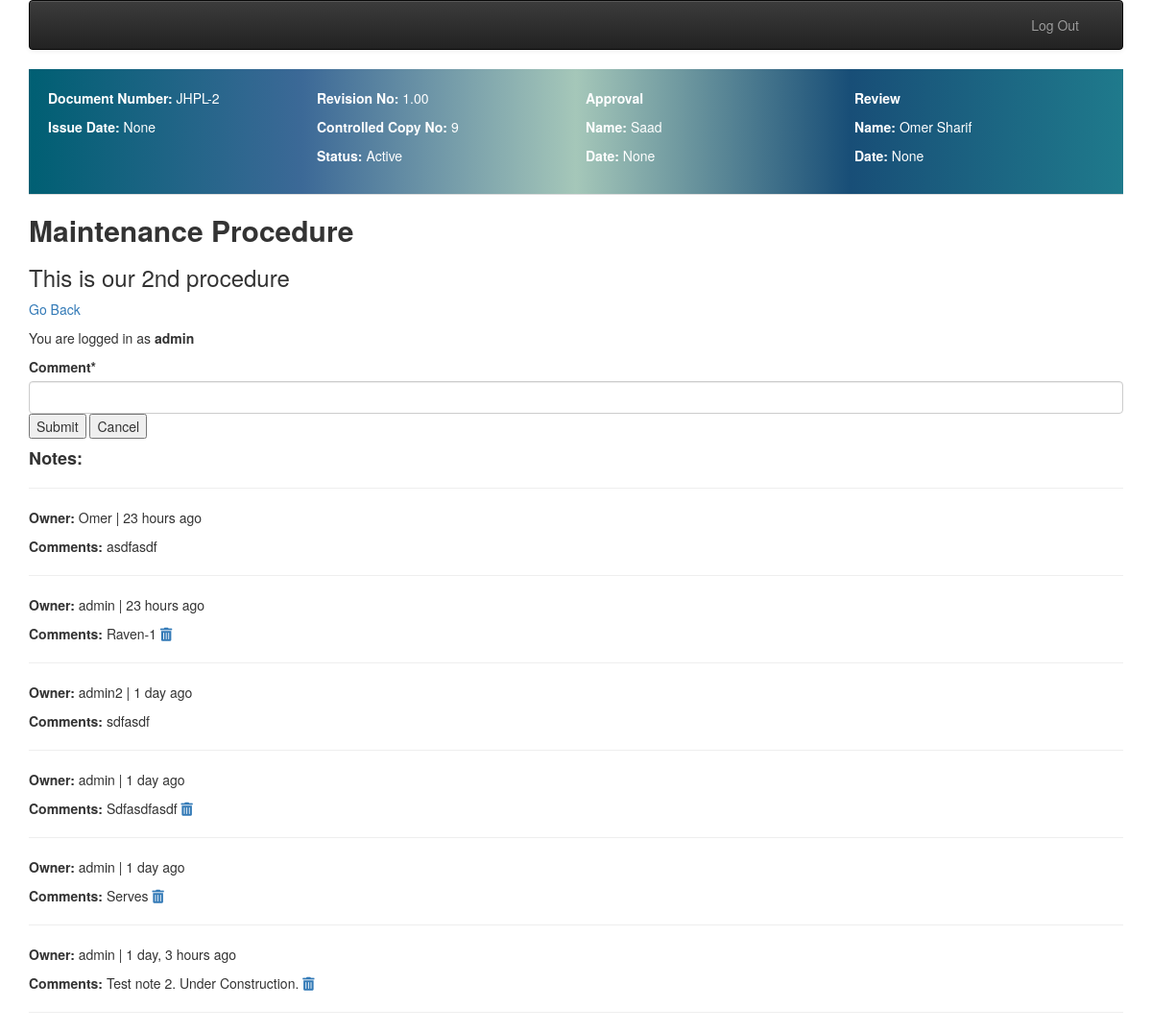
The app's page /jhpl-ims/procedures/2 (signed in), older data.
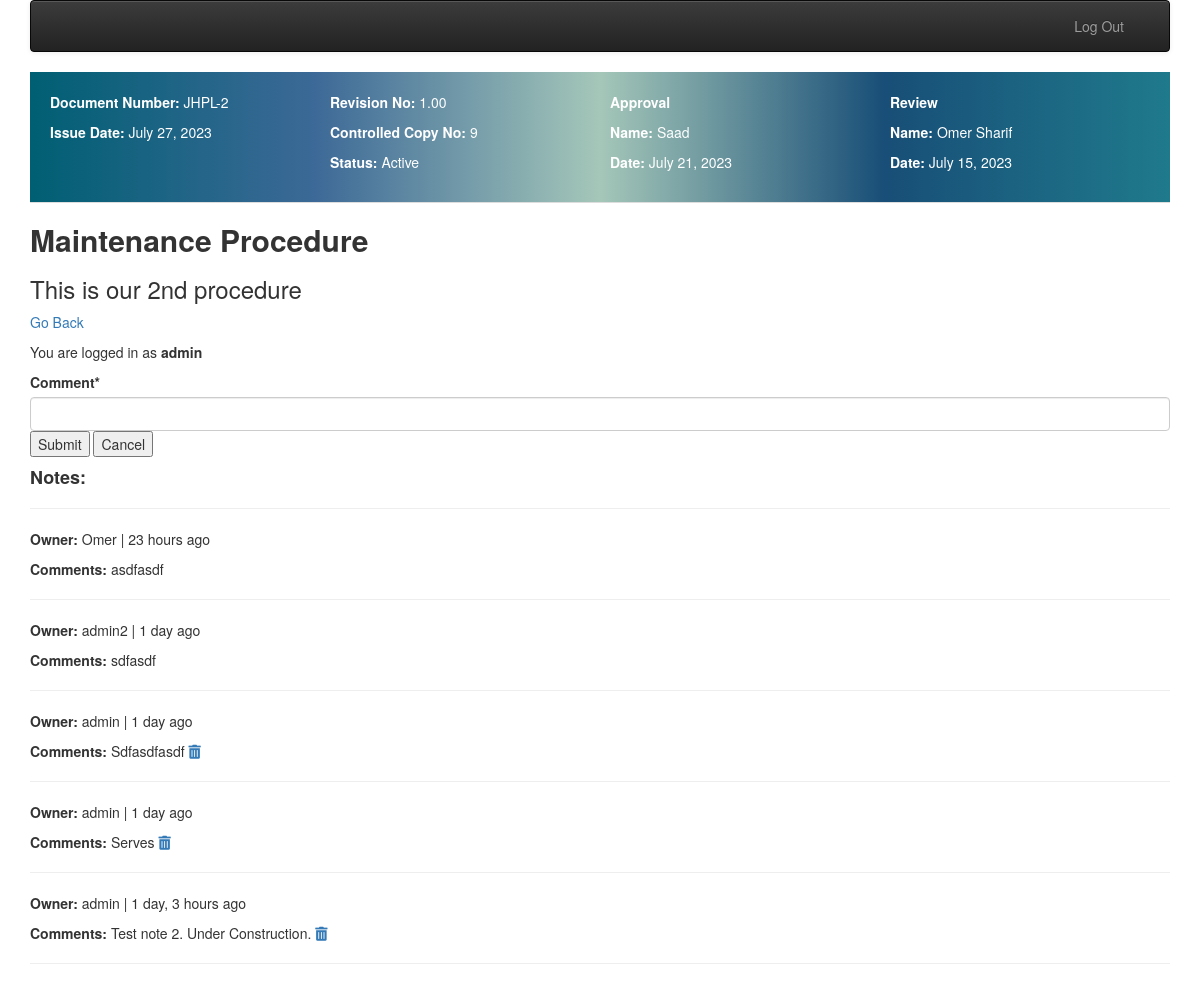
The same page, newer data.
### jhpl_ims/models.py (models this page shows, shortened)
class jhpl_ims_masterlist(models.Model):
    STATUS_SELECT = [
        ("Active", "Active"),
        ("Obsolete", "Obsolete"),
        ("InProcess", "InProcess"),
        ]
    ims_masterlist_id = models.AutoField(primary_key=True)
    owner = models.ForeignKey(settings.AUTH_USER_MODEL, on_delete=models.CASCADE)
    doc_num = models.CharField(max_length=200, null = False, blank= False)
    doc_title = models.CharField(max_length=200, null=True, blank=True)
    rev_num = models.DecimalField(max_digits=7, decimal_places=2, null=True)
    issue_date = models.DateField(null=True, blank=True)
    status = models.CharField(max_length=9, choices=STATUS_SELECT)
    reviewed_by = models.ForeignKey("doc_controller", on_delete=models.CASCADE, related_name="jhpl_reviewed_by",null= True,blank = True)
    reviewed_date = models.DateField(null=True, blank=True)
    approved_by = models.ForeignKey("doc_controller", on_delete=models.CASCADE, related_name="jhpl_approved_by",null= True,blank= True)
    approved_date = models.DateField(null=True, blank=True)
    control_copy_num = models.IntegerField(null=True, blank=True)
    created_at = models.DateTimeField(auto_now=True)
    updated_at = models.DateTimeField(auto_now=True)

class doc_controller(models.Model):
    doc_controller_id = models.AutoField(primary_key=True)
    owner = models.ForeignKey(settings.AUTH_USER_MODEL,on_delete=models.CASCADE)
    name = models.CharField(max_length=100, null=True, blank=True)
    created_at = models.DateTimeField(auto_now=True)
    updated_at = models.DateTimeField(auto_now=True)
    def __str__(self):
        return self.name

class notes(models.Model):
    notes_id = models.AutoField(primary_key=True)
    owner = models.ForeignKey(settings.AUTH_USER_MODEL, on_delete=models.CASCADE)
    large_text_body = models.TextField()
    jhpl_ims_masterlist_key = models.ForeignKey("jhpl_ims_masterlist", on_delete=models.CASCADE)
    created_at = models.DateTimeField(auto_now=True)
    updated_at = models.DateTimeField(auto_now=True)

### jhpl_ims/views.py (the view)
# urls.py: path('procedures/<int:pk>', views.procedures.as_view(), name='procedures'),
class procedures(LoginRequiredMixin, View):
    def get(self, request, pk):
        master_list = jhpl_ims_masterlist.objects.filter(ims_masterlist_id=pk)
        notes_list = notes.objects.filter(
            jhpl_ims_masterlist_key=pk).order_by('-updated_at')
        comment_form = CommentForm()
        ctx = {'master_list': master_list,
               'notes_list': notes_list, 'comment_form': comment_form}
        if pk == 1:
            return render(request, 'jhpl_ims/sop_one.html', ctx)
        elif pk == 2:
            return render(request, 'jhpl_ims/sop_two.html', ctx)
        elif pk == 3:
            return render(request, 'jhpl_ims/sop_three.html', ctx)
        elif pk == 4:
            return render(request, 'jhpl_ims/sop_four.html', ctx)
        elif pk == 5:
            return render(request, 'jhpl_ims/sop_five.html', ctx)

### jhpl_ims/forms.py
class CommentForm(forms.Form):
    comment = forms.CharField()

### jhpl_ims/templates/jhpl_ims/sop_two.html (shortened to what this page needs)
<!DOCTYPE html>
{% extends "base_menu.html" %} {% load crispy_forms_tags %}
{% load humanize %}
{% block content %}
{% if master_list %} {% for master in master_list %}
<header class="header">
  <div class="header-item">
    <p><b>Document Number:</b> {{master.doc_num}} </p>
    <p><b>Issue Date:</b> {{master.issue_date}} </p>
  </div>
  <div class="header-item">
    <p><b>Revision No: </b>{{master.rev_num}}</p>
    <p><b>Controlled Copy No:</b> {{master.control_copy_num}} </p>
    <p><b>Status:</b> {{master.status}} </p>
  </div>
  <div class="header-item">
    <p><b>Approval</b></p>
    <p><b>Name:</b> {{master.approved_by}} </p>
    <p><b>Date:</b> {{master.approved_date}} </p>
  </div>
  <div class="header-item">
    <p><b>Review</b></p>
    <p><b>Name: </b> {{master.reviewed_by}} </p>
    <p><b> Date: </b> {{master.reviewed_date}} </p>
  </div>
</header>
<main>
  <h2><b>{{ master.doc_title }}</b></h2>
  <h3>This is our {{master.ims_masterlist_id}}nd procedure</h3>
</main>
<p><a href="{% url 'jhpl_ims:index' %}">Go Back</a></p>
{% if user.is_authenticated %}
<p id="back"> You are logged in as <b>{{user.username}} </b>
<br clear="all"/>
<form method="post" action="{% url 'jhpl_ims:comment_create' master.ims_masterlist_id %}">
    {{ comment_form|crispy }}
<input type="submit" value="Submit">
<input type="submit" value="Cancel" onclick="window.location.href='{% url 'jhpl_ims:procedures' master.ims_masterlist_id %}';return false;">
</form>
</p>
{% endif %}
<h4><b>Notes: </b></h4>
<hr />
{% if notes_list%}
{% for comment in notes_list %}
<p><b>Owner: </b>{{comment.owner}} | {{comment.updated_at|naturaltime}}</p>
<p><b>Comments: </b>{{comment.large_text_body}}
{% if user == comment.owner %}
<a href="{% url 'jhpl_ims:comment_delete' comment.notes_id %}"><i class="fa fa-trash"></i></a>
</p>
{% endif %}
<hr />
{% endfor %}
{% endif %}
</p>
{% endfor %}
{% endif %}
{% endblock %}

Row changes from the older to the newer data that the page shows:
removed notes: owner "admin", updated_at "23 hours ago", large_text_body "Raven-1"
changed jhpl_ims_masterlist "Maintenance Procedure": issue_date "None" → "July 27, 2023"; approved_date "None" → "July 21, 2023"; reviewed_date "None" → "July 15, 2023"
